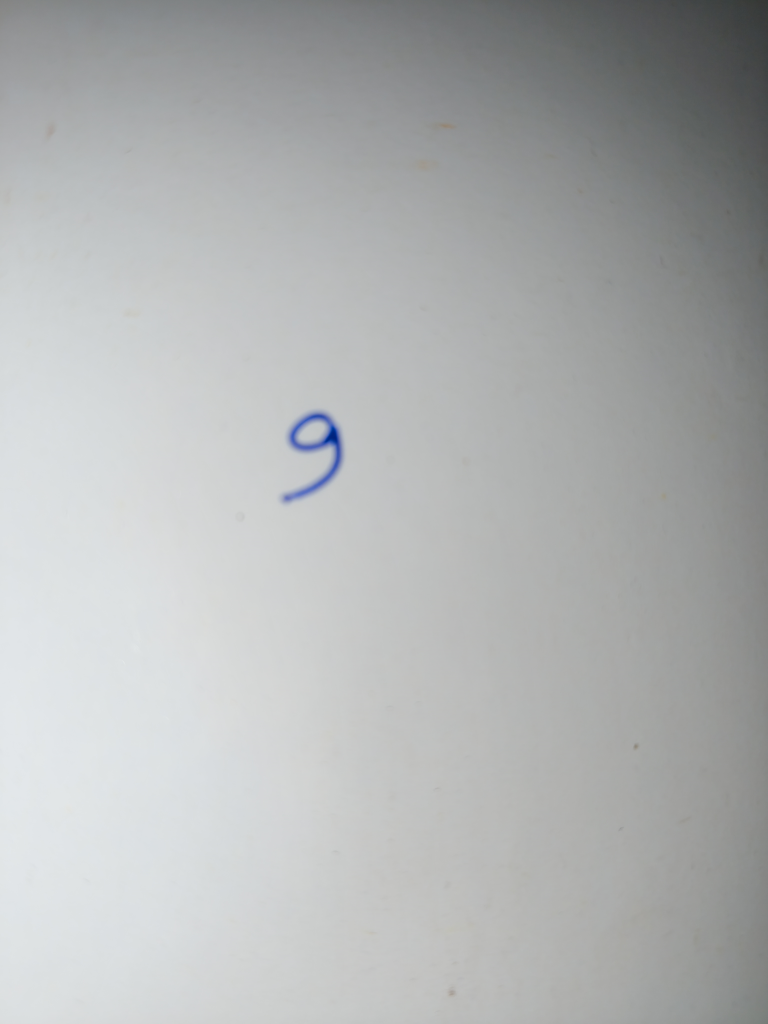
#> input picture test_data/nin.jpg, 3072 x 4096 px (shown at 1/4 size)
$ python debug_image.py
#> lines starting #> are read from the running program, lines starting #| are printed output that depends on the picture; after the words box and inside, x2 and y2 are one past the last pixel; in counts of white or black regions, pixels touching at a corner belong together; long printed decimals are rounded

from PIL import Image
import numpy as np
import matplotlib.pyplot as plt

# Load original image
img = Image.open("test_data/nin.jpg").convert("L")

# Convert to NumPy array
img_array = np.array(img)

print("Image shape:", img_array.shape)
#| Image shape: (4096, 3072)
print("Minimum pixel:", img_array.min())
#| Minimum pixel: 33
print("Maximum pixel:", img_array.max())
#| Maximum pixel: 234
print("Mean pixel:", img_array.mean())
#| Mean pixel: 178.066

# Inspect pixel intensity distribution
plt.figure(figsize=(8, 4))
plt.hist(img_array.ravel(), bins=256)
plt.title("Pixel Intensity Distribution")
plt.xlabel("Pixel intensity (0-255)")
plt.ylabel("Frequency")
plt.show()
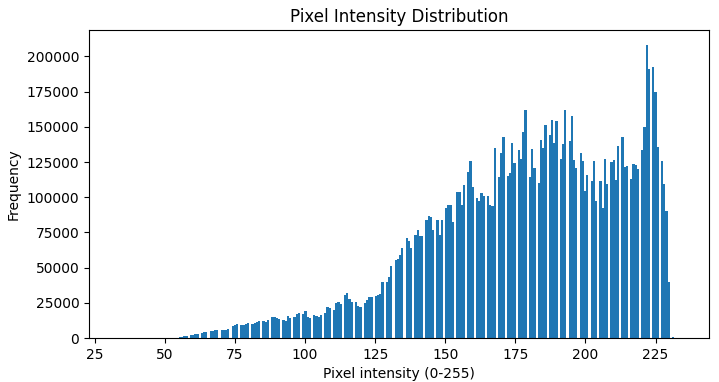
#> figure drawn by matplotlib, 1 panel; tallest bar 208403 high, from x = 221.4 to 222.2

# Try multiple thresholds
thresholds = [100, 130, 150, 170, 190, 210]

fig, axes = plt.subplots(2, 3, figsize=(12, 7))

for ax, threshold in zip(axes.flat, thresholds):

    binary = (img_array < threshold).astype(np.uint8) * 255

    ax.imshow(binary, cmap="gray")
    ax.set_title(f"Threshold: {threshold}")
    ax.axis("off")
#> this loop made 6 passes
#> pass 1, `binary = (img_array < threshold).astype(np.uint8) * 255`:
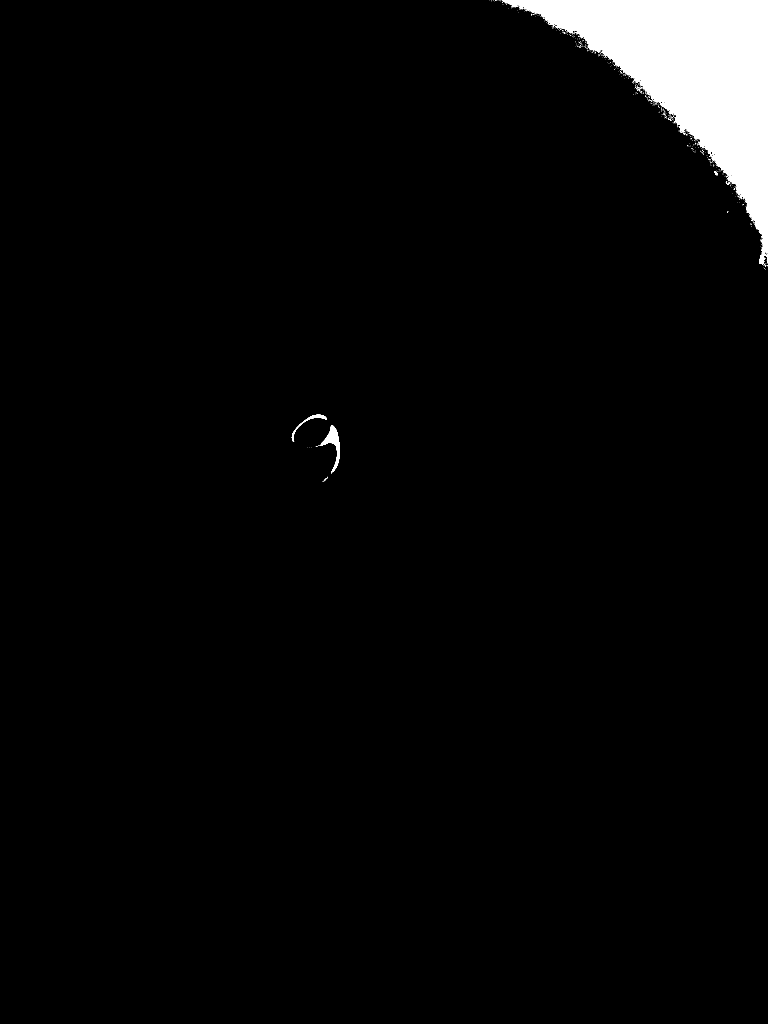
#> binary: shape (4096, 3072) (shown at 1/4 size); 3.2% white; 797 white regions (788 under 20 px), largest, box (x1, y1, x2, y2) and area: (2016, 0, 3072, 1057) 391237, (1281, 1701, 1359, 1893) 4209, (1167, 1659, 1308, 1768) 1390
#> pass 2, `binary = (img_array < threshold).astype(np.uint8) * 255`:
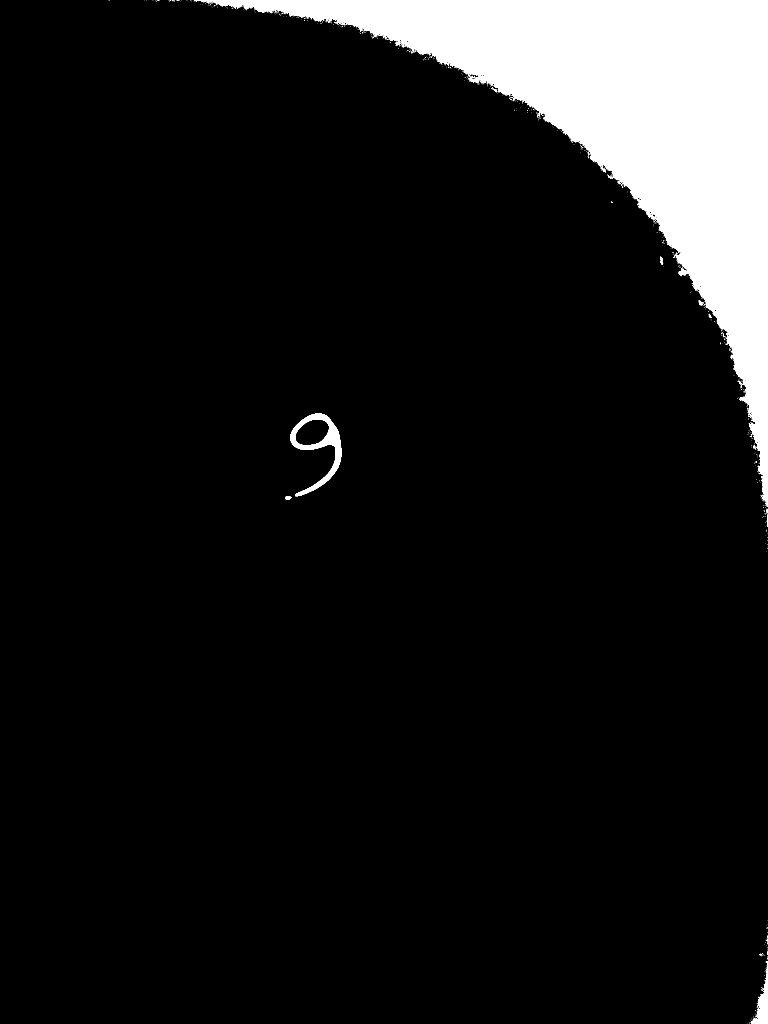
#> binary: shape (4096, 3072) (shown at 1/4 size); 9% white; 1072 white regions (1039 under 20 px), largest, box (x1, y1, x2, y2) and area: (810, 0, 3072, 2007) 1108742, (1161, 1654, 1365, 1985) 16586, (3005, 3871, 3072, 4096) 5503
#> pass 3, `binary = (img_array < threshold).astype(np.uint8) * 255`:
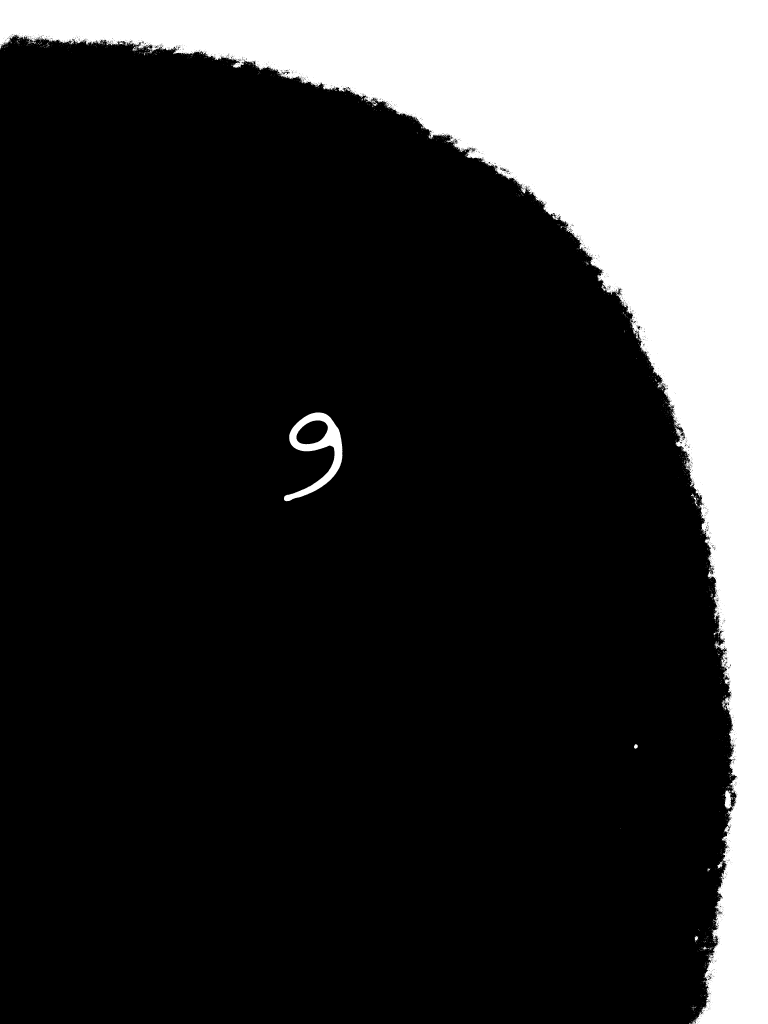
#> binary: shape (4096, 3072) (shown at 1/4 size); 20.2% white; 1824 white regions (1778 under 20 px), largest, box (x1, y1, x2, y2) and area: (0, 0, 3072, 4096) 2503383, (1136, 1650, 1370, 2005) 24702, (2898, 3160, 2928, 3235) 1451

plt.tight_layout()
plt.show()
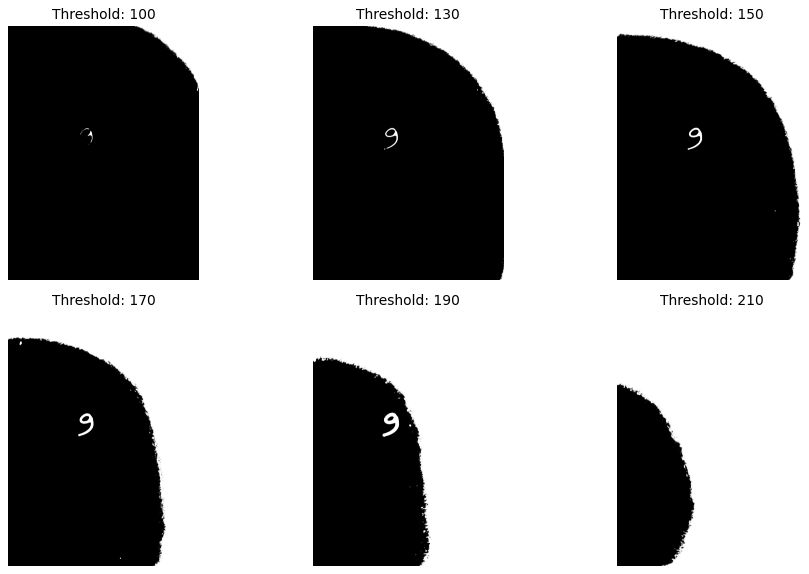
#> figure drawn by matplotlib, 6 panels
